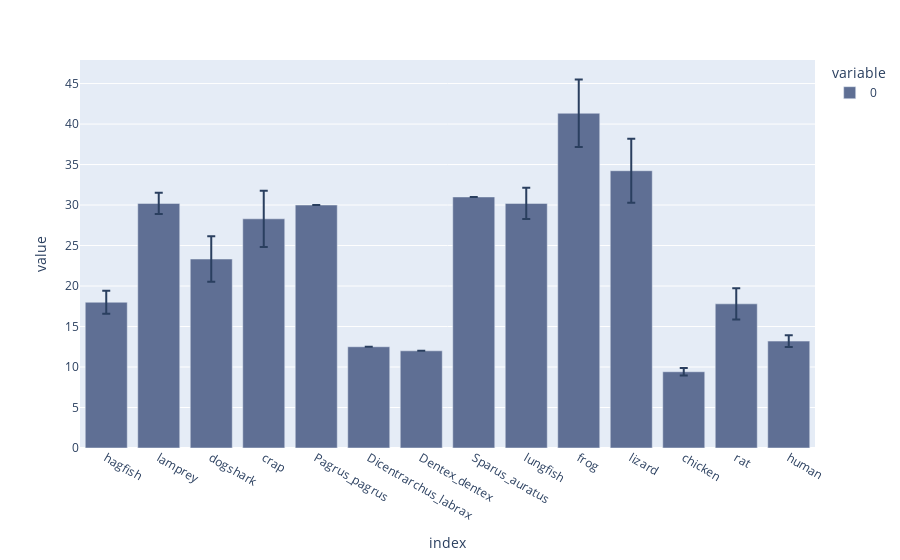

This figure's notebook cell:
### Code cell
### express 绘制柱状图，带有误差棒
fig1 = px.bar(df1.mean(axis=0),error_y=df1.std(axis=0),labels={'x':'species','y':'APTT'},color_discrete_sequence=['#5F6F94','#FFFAFA','#DD5353'])
fig1.show()
fig1.write_image('./PT.pdf')

### Figure 1 — Plotly figure (JSON) as saved in the notebook; plotly's stock layout.template omitted (floating-point values rounded to 4 significant figures)
{"data": [{"alignmentgroup": "True", "error_y": {"array": [1.414, 1.311, 2.805, 3.471, null, null, null, null, 1.924, 4.179, 3.961, 0.4634, 1.924, 0.7368]}, "hovertemplate": "variable=0<br>index=%{x}<br>value=%{y}<extra></extra>", "legendgroup": "0", "marker": {"color": "#5F6F94", "pattern": {"shape": ""}}, "name": "0", "offsetgroup": "0", "orientation": "v", "showlegend": true, "textposition": "auto", "type": "bar", "x": ["hagfish", "lamprey", "dogshark", "crap", "Pagrus_pagrus", "Dicentrarchus_labrax", "Dentex_dentex", "Sparus_auratus", "lungfish", "frog", "lizard", "chicken", "rat", "human"], "xaxis": "x", "y": [18, 30.2, 23.33, 28.3, 30, 12.5, 12, 31, 30.2, 41.33, 34.24, 9.415, 17.8, 13.2], "yaxis": "y"}], "layout": {"barmode": "relative", "legend": {"title": {"text": "variable"}, "tracegroupgap": 0}, "margin": {"t": 60}, "xaxis": {"anchor": "y", "domain": [0, 1], "title": {"text": "index"}}, "yaxis": {"anchor": "x", "domain": [0, 1], "title": {"text": "value"}}}}
